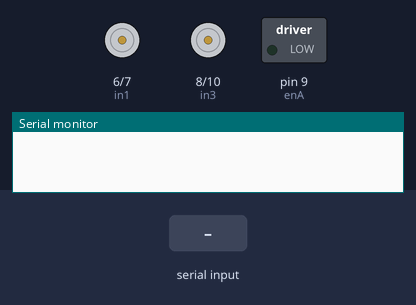
Recording of a sketch running on a simulated Arduino Uno, built with avr-gcc and run on an emulated ATmega328P. Parts: motor-driver pin pairs drawn as motors (green arrow = first pin HIGH = forward, orange = second pin HIGH = backward, longer = more drive), switched loads named in the sketch (green lamp = pin HIGH), the last lines printed to the serial monitor. Inputs (shaded band) come from the test bench.

Above: at 1.2 s.
1.3 s: "F" received over Serial
At 3.1 s:
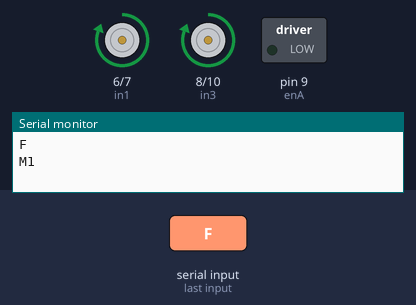
3.8 s: "B" received over Serial
At 7.3 s:
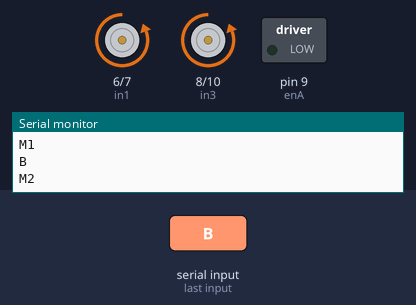
Timing chart, 0 to 10.8 s (numbered marks = the images above; inputs shaded):
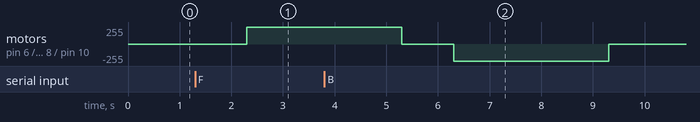

Measured:
- after the input at 1.3 s, motor on pin 6 (in1) / pin 7 (in2), motor on pin 8 (in3) / pin 10 (in4): stopped → forward 255/255 after 1.0 s

The sketch:

wheel_control.ino
```cpp
#define enA 9
#define in1 6
#define in2 7
#define in3 8
#define in4 10
String C;

void setup() {
  // put your setup code here, to run once:
  Serial.begin(9600);
   pinMode(enA, OUTPUT);
  pinMode(in1, OUTPUT);
  pinMode(in2, OUTPUT);
 pinMode(in3, OUTPUT);
  pinMode(in4, OUTPUT);


}

void loop() {

while(Serial.available()){


   C = Serial.readString();


    if (C[0]=='F'){
    Serial.println(C[0]);

      Serial.println("M1");
        digitalWrite(in1, HIGH);
        digitalWrite(in2, LOW);
         digitalWrite(in3, HIGH);
         digitalWrite(in4, LOW);
         delay(3000);
         digitalWrite(in1, LOW);
        digitalWrite(in2, LOW);
         digitalWrite(in3, LOW);
         digitalWrite(in4, LOW);
    }
    if (C[0]=='B'){
    Serial.println(C[0]);

      Serial.println("M2");
        digitalWrite(in1, LOW);
        digitalWrite(in2, HIGH);
         digitalWrite(in3, LOW);
         digitalWrite(in4, HIGH);

         delay(3000);
         digitalWrite(in1, LOW);
        digitalWrite(in2, LOW);
         digitalWrite(in3, LOW);
         digitalWrite(in4, LOW);
    }
    if (C[0]=='R'){
    Serial.println(C[0]);

      Serial.println("M3");
        digitalWrite(in1, LOW);
        digitalWrite(in2, LOW);
         digitalWrite(in3, HIGH);
         digitalWrite(in4, LOW);
         delay(3000);
         digitalWrite(in1, LOW);
        digitalWrite(in2, LOW);
         digitalWrite(in3, LOW);
         digitalWrite(in4, LOW);
    }
    if (C[0]=='L'){
    Serial.println(C[0]);

      Serial.println("M4");
        digitalWrite(in1, HIGH);
        digitalWrite(in2, LOW);
         digitalWrite(in3, LOW);
         digitalWrite(in4, LOW);
         delay(3000);
         digitalWrite(in1, LOW);
        digitalWrite(in2, LOW);
         digitalWrite(in3, LOW);
         digitalWrite(in4, LOW);
    }
    }}

                   // tell servo to go to position in variable 'pos'
```
